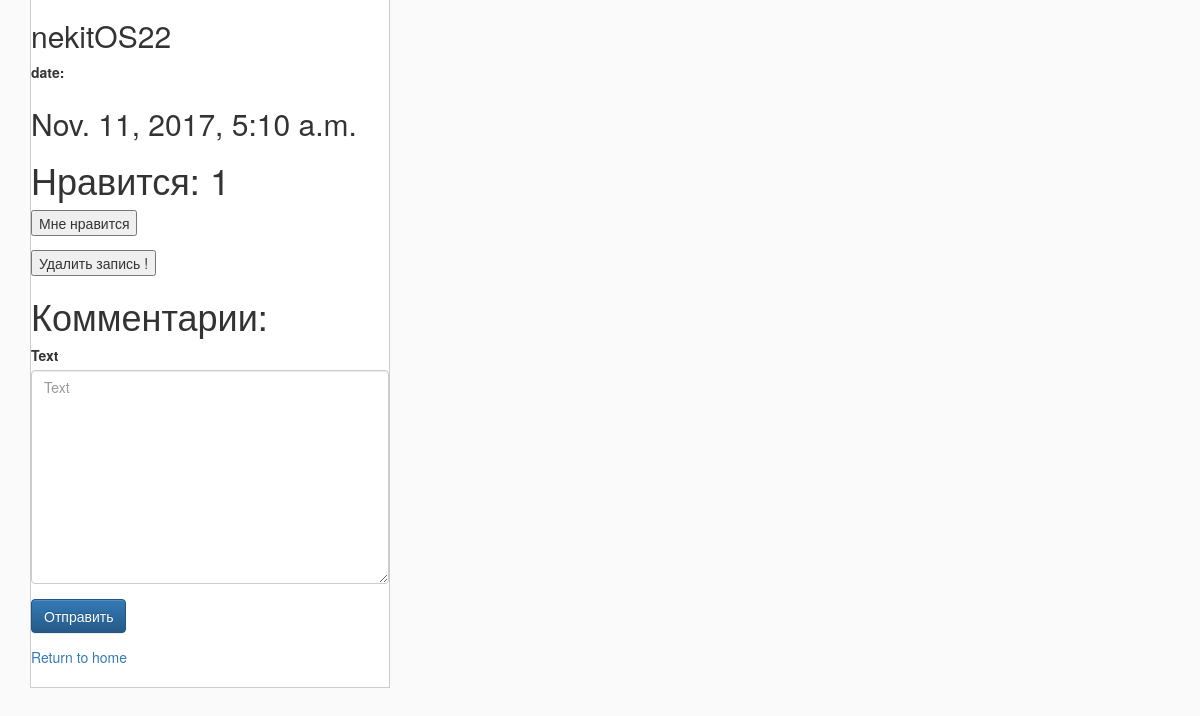
Before: /insta/photo/5/ (signed in, lower part) with the older database file.
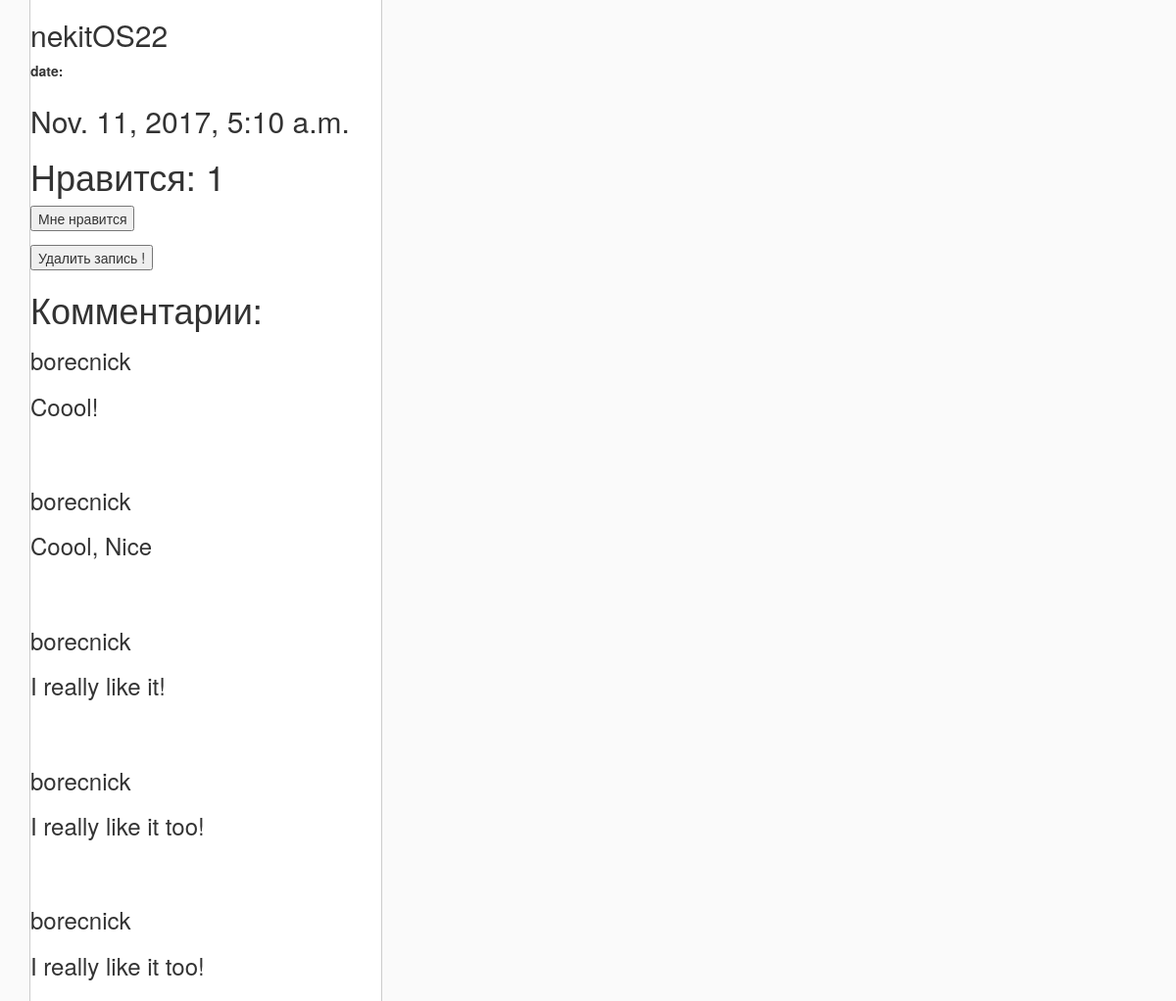
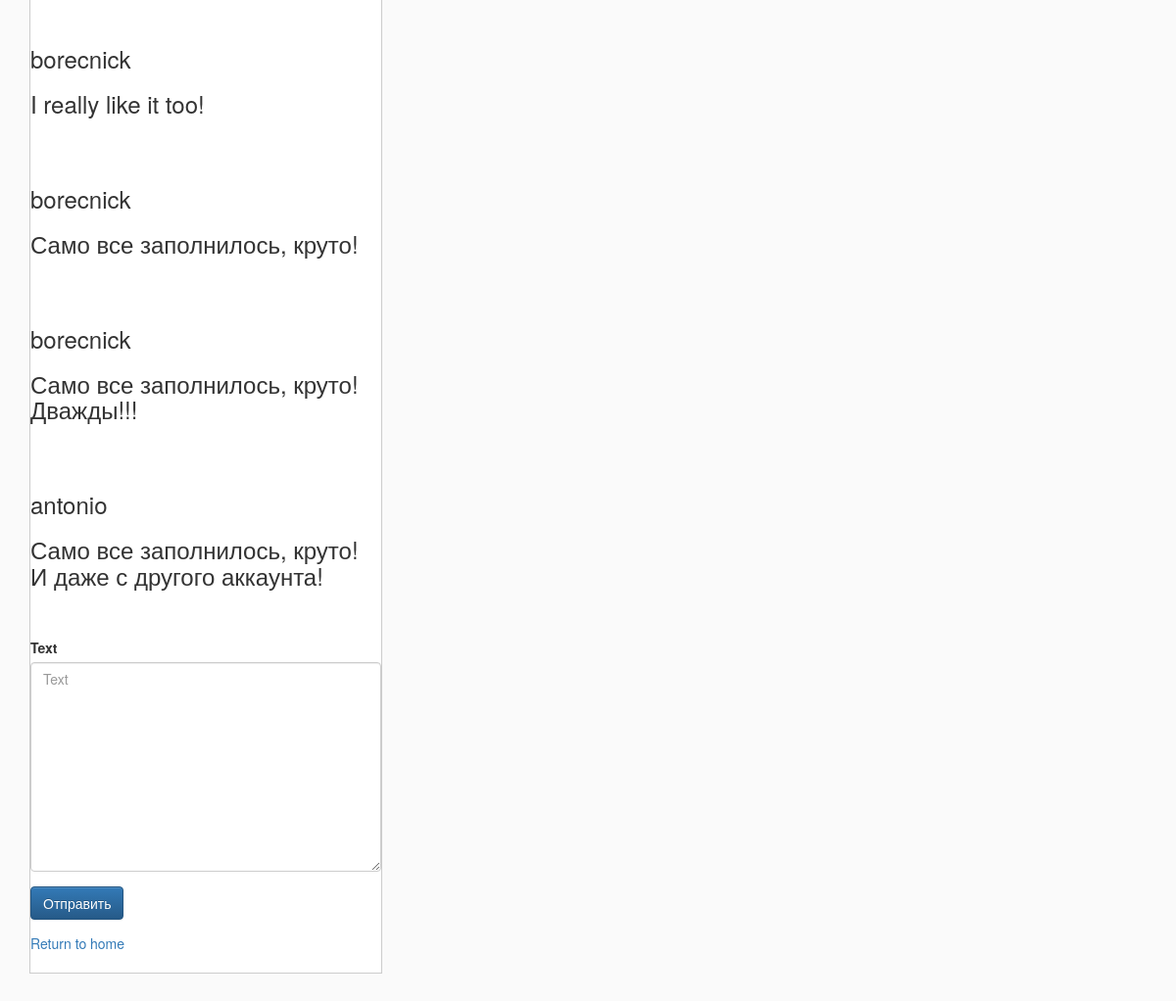
After: the same page with the newer database file (2 pictures, top to bottom).
### insta/models.py (models this page shows, shortened)
class InstaUser(models.Model):
    id = models.AutoField(primary_key=True)
    nickname_user = models.CharField(max_length=100, unique=True)
    email_user = models.CharField(max_length=100)
    password = models.CharField(max_length=100)
    image_id = models.ImageField(blank=True, upload_to="insta/photos")

class Images(models.Model):
    id = models.AutoField(primary_key=True)
    created_by = models.ForeignKey(InstaUser, on_delete=models.CASCADE)
    created_at = models.DateTimeField(auto_now_add=True)
    updated_at = models.DateTimeField(auto_now_add=True, blank=True)
    description = models.CharField(max_length=200)
    image_id = models.ImageField(upload_to="insta/photos")

class Comments(models.Model):
    publication_id = models.ForeignKey(Images, on_delete=models.CASCADE)
    date = models.DateTimeField()
    sender_id = models.ForeignKey(InstaUser, on_delete=models.CASCADE)
    text = models.TextField()

### insta/views.py (the view)
# urls.py: url(r'^photo/(?P<idph>.+)/$', views.photo, name='photo'),
def photo(request, idph):
    if request.session.get('member_id', None):
        m = Images.objects.get(pk=int(idph))
        us = InstaUser.objects.get(pk=request.session['member_id'])
        if Likes.objects.filter(
                picture=m,
                sender_id=us
        ).exists():
            text_button = "Мне больше не нравится"
        else:
            text_button = "Мне нравится"
        liik = len(Likes.objects.filter(picture=m))
        form = CommentForm(request.POST or None, request.FILES or None, initial={
                             "publication_id": m.id,
                             "date" : timezone.now() - datetime.timedelta(days=1),
                             "sender_id" : us.id,
                         })
        form.fields['sender_id'].widget = forms.HiddenInput()
        form.fields['publication_id'].widget = forms.HiddenInput()
        form.fields['date'].widget = forms.HiddenInput()
        if request.method == "POST" and form.is_valid():
            form.save()
        create = InstaUser.objects.get(pk=m.created_by.id).nickname_user
        context = {
            'id' : m.id,
            'created_by': create,
            'created_at': m.created_at,
            'image_id' : m.image_id.url,
            'form' : form,
            'l_num': liik,
            'text_button': text_button,
        }
        try:
            com = Comments.objects.filter(publication_id=m.id)#[:5]
            context['comments'] = com
        except Comments.DoesNotExist:
            pass
        return render(request, 'insta/photo.html', context)
    else:
        return HttpResponse("Чтобы посмотреть фото, зайдите на сайт")

### insta/forms.py
class CommentForm(forms.ModelForm):
    class Meta:
        model = Comments
        fields = ["publication_id", "date", "sender_id", "text"]

### insta/templates/insta/photo.html (shortened to what this page needs)
{% extends 'insta/base.html' %}
{% load bootstrap3 %}
{% load static %}
{% block content %}
<div class="elem">
    <br>
    <h2>{{ created_by }}</h2>
    <label>date:</label>
    <h2>{{ created_at }}</h2>
</div>
<div class="elem">
    <h1> Нравится: {{ l_num }}</h1>
</div>
  <form action="{% url 'insta:makelike' id %}" method="get">
    <button>{{ text_button }}</button>
  </form>
  <form action="{% url 'insta:dele' id %}" method="get">
    <button>Удалить запись !</button>
  </form>
    <h1>Комментарии:</h1>
{% for comm in comments %}
<div class="elem">
    <h3>{{ comm.sender_id.nickname_user }}</h3>
    <h3>{{ comm.text }}</h3>
    <br>
    <br>
</div>
{% endfor %}
<div class="elem">
<form enctype="multipart/form-data" novalidate="" action=""  method="post" id = "form" class="form">
  {% bootstrap_form form %}
  {% buttons %}
  <button type="button" class="btn btn-primary" onclick="submitForms()">
    {% bootstrap_icon "star" %} Отправить
  </button>
  {% endbuttons %}
</form>
</div>
  <p><a href="{% url 'insta:home' %}">Return to home</a></p>
{% endblock %}

### insta/templates/insta/base.html (shortened to what this page needs)
{% load static %}
<html>
    <head>
        <link rel="stylesheet" href="https://maxcdn.bootstrapcdn.com/bootstrap/3.3.6/css/bootstrap.min.css">
        <link rel="stylesheet" href="https://maxcdn.bootstrapcdn.com/bootstrap/3.3.6/css/bootstrap-theme.min.css">
        <link rel="stylesheet" href="{% static "css/master.css" %}" media="screen" title="no title" charset="utf-8">
    </head>
    <body>
    <div class="container">
      <div class="top">
        <div class="row">
          <div class="col-md-4">
            <div class="item">
                {% block content %}
                {% endblock %}
            </div>
          </div>
          </div>
        </div>
      </div>
    </body>
</html>

### static/css/master.css (style rules this page uses)
body { background-color: #FAFAFA; }
.item { padding-bottom: 10px; border: 1px solid #ccc; background: #fff; }
.top .row { margin-bottom: 30px; }

Changed rows visible on the page:
added Comments: sender_id.nickname_user "borecnick", text "Coool!"
added Comments: sender_id.nickname_user "borecnick", text "Coool, Nice"
added Comments: sender_id.nickname_user "borecnick", text "I really like it!"
added Comments: sender_id.nickname_user "borecnick", text "I really like it too!"
added Comments: sender_id.nickname_user "borecnick", text "I really like it too!"
added Comments: sender_id.nickname_user "borecnick", text "I really like it too!"
added Comments: sender_id.nickname_user "borecnick", text "Само все заполнилось, круто!"
added Comments: sender_id.nickname_user "borecnick", text "Само все заполнилось, круто! Дважды!!!"
added Comments: sender_id.nickname_user "antonio", text "Само все заполнилось, круто! И даже с другого аккаунта!"
